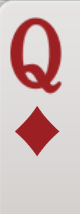
#> input picture phone_crops/hand/shot_001_c16_x1913.png, 80 x 214 px; its folder holds only this picture in this run
$ python recognize_phone.py --image phone_crops/hand/shot_001_c16_x1913.png
#> lines starting #> are read from the running program, lines starting #| are printed output that depends on the picture; after the words box and inside, x2 and y2 are one past the last pixel; in counts of white or black regions, pixels touching at a corner belong together
# -*- coding: utf-8 -*-
"""微乐五十K 记牌器 · 手机截图版识别（牌点-only，不分花色）

几何（2556x1179）：
  手牌带 y741-1055，字母带 y746-798，牌裁剪 [a-10,a+70]x[741,955] → (56,150)
  中央白框 y150..735（排除头像/气泡），框内顶带聚簇 → [a-6,a+50]x[top-2,top+108] → (44,96)
  牌点类别：3 4 5 6 7 8 9 T J Q K A 2 JK（两副牌每点8张，JK 4张）

用法：
  python recognize_phone.py                # 全部截图逐帧统计
  python recognize_phone.py --image xx.png # 单帧
"""
import argparse
import os
import cv2
import numpy as np

ROOT = os.path.dirname(os.path.abspath(__file__))
HAND_TPL = os.path.join(ROOT, "templates_phone", "hand")
CTR_TPL = os.path.join(ROOT, "templates_phone", "center")
SAMPLES = os.path.join(ROOT, "samples", "iphone")
DBG = os.path.join(ROOT, "debug_phone")

HAND_NORM = (56, 150)
CTR_NORM = (44, 96)
HAND_Y0, HAND_Y1 = 741, 1055
BAND = (746, 798)
HAND_X = (120, 2440)
PLAY_Y = (150, 735)
UI_BOXES = [(1619, 70, 102, 91), (2300, 273, 129, 129), (1592, 75, 129, 86)]
LADDER = (0.5, 0.6, 0.75, 0.9, 1.0, 1.15, 1.3)
HAND_LADDER = LADDER      # --device 时改 (1.0,)
CTR_LADDER = LADDER
HAND_ACCEPT = 0.60
CTR_ACCEPT = 0.55
RANKS = ["3", "4", "5", "6", "7", "8", "9", "T", "J", "Q", "K", "A", "2", "JK"]
BASE = {r: (4 if r == "JK" else 8) for r in RANKS}
RANK_CN = {"T": "10", "JK": "王"}


def imread_cn(p):
    return cv2.imdecode(np.fromfile(p, dtype=np.uint8), cv2.IMREAD_COLOR)


# [4 lines left out: function save_cn, not called in this run]


def load_templates(d, size):
    tpls = []
    if not os.path.isdir(d):
        return tpls
    for fn in sorted(os.listdir(d)):
        if not fn.endswith(".png"):
            continue
        cls = fn.split("_")[0]
        img = imread_cn(os.path.join(d, fn))
        if img is None:
            continue
        g = cv2.cvtColor(cv2.resize(img, size, interpolation=cv2.INTER_AREA), cv2.COLOR_BGR2GRAY)
        tpls.append((cls, g.astype(np.float32), fn))
    return tpls


def glyph_mask(bgr):
    g = cv2.cvtColor(bgr, cv2.COLOR_BGR2GRAY)
    b = bgr[:, :, 0].astype(int)
    r = bgr[:, :, 2].astype(int)
    return (g < 150) | ((r - b > 70) & (r > 110))


def clusters_from(cols_on, merge_gap, min_w, split_w=0, split_at=0):
    out = []
    start, gap = None, 0
    n = len(cols_on)
    for x, v in enumerate(cols_on):
        if v:
            if start is None:
                start = x
            gap = 0
        elif start is not None:
            gap += 1
            if gap >= merge_gap:
                if x - gap - start >= min_w:
                    out.append((start, x - gap))
                start = None
    if start is not None and n - 1 - start >= min_w:
        out.append((start, n - 1))
    if split_w:
        res = []
        for a, b in out:
            w = b - a
            if w > split_w:
                k = max(2, round(w / split_at))
                step = w / k
                for j in range(k):
                    res.append((int(a + j * step), int(a + (j + 1) * step)))
            else:
                res.append((a, b))
        out = res
    return out


# [34 lines left out: function classify, not called in this run]


def extract_hand(img, tpls, pad=10, scale_stats=None, winner_stats=None, ladder=None):
    gm = glyph_mask(img)
    cols = gm[BAND[0]:BAND[1]].sum(axis=0)
    cl = clusters_from(cols > 2, merge_gap=12, min_w=20)
    out = []
    for a, b in cl:
        if not (HAND_X[0] <= a and b <= HAND_X[1]):
            continue
        crop = img[HAND_Y0:HAND_Y0 + 214, max(0, a - 10):a + 70]
        if crop.shape[1] < 60:
            continue
        cls, s = classify(crop, tpls, HAND_NORM, HAND_ACCEPT, 30 * HAND_NORM[1] // 150, pad=pad,
                          scale_stats=scale_stats, winner_stats=winner_stats, ladder=ladder)
        out.append((cls, s, a))
    return out


# [30 lines left out: function extract_center, not called in this run]


def extract_center(img, tpls, pad=10, scale_stats=None, winner_stats=None, ladder=None,
                   avg_tpls=None):
    """avg_tpls 给定时走真机两级匹配：avg 全阶梯选 top-3 候选牌点（各记其最优
    尺度），再用候选牌点的全量模板在其 ±1 尺度邻域精配。"""
    wm = (img[:, :, 0] > 185) & (img[:, :, 1] > 185) & (img[:, :, 2] > 185)
    play = wm.copy()
    play[:PLAY_Y[0]] = False
    play[PLAY_Y[1]:] = False
    n, lab, stats, _ = cv2.connectedComponentsWithStats(play.astype(np.uint8), 8)
    out = []
    lad = ladder or LADDER
    for i in range(1, n):
        x, y, w, h, _a = stats[i]
        if w < 100 or h < 150:
            continue
        if any(abs(x - ux) < 8 and abs(y - uy) < 8 for ux, uy, _uw, _uh in UI_BOXES):
            continue
        box = img[y:y + h, x:x + w]
        gmb = glyph_mask(box)
        cols = gmb[:int(0.55 * h)].sum(axis=0)
        cl = clusters_from(cols > 2, merge_gap=6, min_w=15, split_w=58, split_at=56)
        for a, b in cl:
            sub = gmb[:, max(0, a - 4):b + 5]
            rows = np.where(sub.sum(axis=1) > 1)[0]
            if not len(rows):
                continue
            top = int(rows[0])
            crop = box[max(0, top - 2):top + 108, max(0, a - 6):a + 50]
            if crop.shape[0] < 60 or crop.shape[1] < 30:
                continue
            if avg_tpls is None:
                cls, s = classify(crop, tpls, CTR_NORM, CTR_ACCEPT,
                                  max(6, 12 * CTR_NORM[1] // 96), pad=pad,
                                  scale_stats=scale_stats, winner_stats=winner_stats,
                                  ladder=ladder)
            else:
                cls, s = classify_two_stage(crop, avg_tpls, tpls, CTR_NORM, CTR_ACCEPT,
                                            max(6, 12 * CTR_NORM[1] // 96), pad=pad, lad=lad)
            out.append((cls, s, x + a, y + top))
    return out


# [50 lines left out: function classify_two_stage, not called in this run]


def report(img, pad=10, scale_stats=None, winner_stats=None, ctr_avg_tpls=None,
           hand_ladder=None, ctr_ladder=None):
    hand = extract_hand(img, TPLS_HAND, pad=pad, scale_stats=scale_stats,
                        winner_stats=winner_stats if not isinstance(winner_stats, tuple) else winner_stats[0],
                        ladder=hand_ladder)
    ctr = extract_center(img, TPLS_CTR, pad=pad,
                         scale_stats=scale_stats,
                         winner_stats=winner_stats[1] if isinstance(winner_stats, tuple) else winner_stats,
                         ladder=ctr_ladder, avg_tpls=ctr_avg_tpls)
    hc = {}
    for cls, s, _x in hand:
        if cls != "?":
            hc[cls] = hc.get(cls, 0) + 1
    cc = {}
    for cls, s, _x, _y in ctr:
        if cls != "?":
            cc[cls] = cc.get(cls, 0) + 1
    total = sum(hc.values()) + sum(cc.values())
    over = [r for r in RANKS if hc.get(r, 0) + cc.get(r, 0) > BASE[r]]
    return hand, ctr, hc, cc, total, over


def fmt(counts):
    return " ".join(f"{RANK_CN.get(r, r)}x{c}" for r, c in sorted(counts.items(), key=lambda kv: RANKS.index(kv[0])))


if __name__ == "__main__":
    ap = argparse.ArgumentParser()
    ap.add_argument("--image", default="")
    ap.add_argument("--avg", action="store_true", help="用 templates_phone_avg 平均模板")
    ap.add_argument("--hand-tpl", default="", help="覆盖手牌模板目录")
    ap.add_argument("--center-tpl", default="", help="覆盖中央模板目录")
    ap.add_argument("--winners", default="", help="把每 crop 获胜模板文件名计数写到 JSON")
    ap.add_argument("--pad", type=int, default=10, help="NCC 平移搜索半径（归一化空间 px）")
    ap.add_argument("--half", action="store_true",
                    help="归一化减半 (28x75/22x48)——已验证退化，仅存档")
    ap.add_argument("--device", action="store_true",
                    help="模拟真机参数：手牌=平均模板+单尺度；中央=两级匹配")
    ap.add_argument("--stats", action="store_true", help="打印最优尺度直方图")
    args = ap.parse_args()
    if args.half:
        HAND_NORM = (28, 75)
        CTR_NORM = (22, 48)
    CTR_AVG = None
    if args.device:
        TPLS_HAND = load_templates(os.path.join(ROOT, "templates_phone_avg", "hand"), HAND_NORM)
        TPLS_CTR = load_templates(CTR_TPL, CTR_NORM)
        CTR_AVG = load_templates(os.path.join(ROOT, "templates_phone_avg", "center"), CTR_NORM)
        HAND_LADDER = (1.0,)
    else:
        hand_dir = args.hand_tpl or (os.path.join(ROOT, "templates_phone_avg", "hand") if args.avg else HAND_TPL)
        ctr_dir = args.center_tpl or (os.path.join(ROOT, "templates_phone_avg", "center") if args.avg else CTR_TPL)
        TPLS_HAND = load_templates(hand_dir, HAND_NORM)
#> in imread_cn, returned value is the input picture: shape (214, 80, 3); mean B, G, R 185.9, 186.5, 209.8
#> in load_templates, `g = cv2.cvtColor(cv2.resize(img, size, interpolation=cv2.INTER_AREA), ..`:
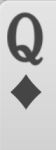
#> g: shape (150, 56); min 69, max 237, mean 193.2
#> TPLS_HAND = 1 item
        TPLS_CTR = load_templates(ctr_dir, CTR_NORM)
    STATS = {} if args.stats else None
    WIN_H = {} if args.winners else None
    WIN_C = {} if args.winners else None
    files = [args.image] if args.image else sorted(
        os.path.join(SAMPLES, f) for f in os.listdir(SAMPLES) if f.endswith(".png"))
    for p in files:
        img = imread_cn(p)
        if img is None:
            continue
        hand, ctr, hc, cc, total, over = report(img, pad=args.pad, scale_stats=STATS,
                                                winner_stats=(WIN_H, WIN_C) if WIN_H else None,
                                                ctr_avg_tpls=CTR_AVG,
                                                hand_ladder=HAND_LADDER)
#> in glyph_mask, `g = cv2.cvtColor(bgr, cv2.COLOR_BGR2GRAY)`:
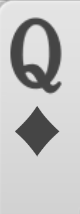
#> g: shape (214, 80); min 68, max 240, mean 193.2
#> in glyph_mask, `b = bgr[:, :, 0].astype(int)`:
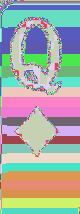
#> b: shape (214, 80) int64; 207 distinct labels, from 32 to 239; one colour per label, 0 black
#> in glyph_mask, `r = bgr[:, :, 2].astype(int)`:
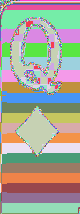
#> r: shape (214, 80) int64; 88 distinct labels, from 153 to 240; one colour per label, 0 black
#> in glyph_mask, `return (g < 150) | ((r - b > 70) & (r > 110))`:
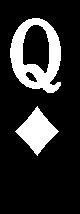
#> returned value: shape (214, 80) bool; 17.4% white; 2 white regions, box (x1, y1, x2, y2) and area: (10, 18, 61, 93) 1948, (15, 106, 59, 156) 1028
#> in extract_hand, `cols = gm[BAND[0]:BAND[1]].sum(axis=0)`: cols = 80 values from 0 to 0
#> in clusters_from, `n = len(cols_on)`: n = 80
#> the loop in clusters_from, `for x, v in enumerate(cols_on):` made 80 passes
#> after the loop in clusters_from, `for x, v in enumerate(cols_on):`: out = []
#> in extract_center, `wm = (img[:, :, 0] > 185) & (img[:, :, 1] > 185) & (img[:, :, 2] > 185)`:
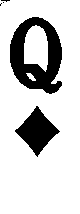
#> wm: shape (214, 80) bool; 80.9% white; 5 black regions (3 under 20 px), largest, box (x1, y1, x2, y2) and area: (10, 17, 62, 94) 2195, (15, 106, 60, 157) 1066
#> in extract_center, `play[:PLAY_Y[0]] = False`:
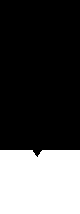
#> play: shape (214, 80) bool; 29.7% white; 1 white region, box (x1, y1, x2, y2) and area: (0, 150, 80, 214) 5085
#> in extract_center, `n, lab, stats, _ = cv2.connectedComponentsWithStats(play.astype(np.uin..`: n = 2; stats = [[0, 0, 80, 157, 12035], [0, 150, 80, 64, 5085]]
#> the loop in extract_center, `for i in range(1, n):` made 1 pass
#> (x, y, w, h) on pass 1: (0, 150, 80, 64)
#> after the loop in extract_center, `for i in range(1, n):`: out = []
#> after the loop in report, `for cls, s, _x in hand:`: hc = 0 items
#> in report, `total = sum(hc.values()) + sum(cc.values())`: total = 0
#> in report, `over = [r for r in RANKS if hc.get(r, 0) + cc.get(r, 0) > BASE[r]]`: over = []
#> hand = []; ctr = []; total = 0; over = []
        bad_h = sum(1 for c, s, _ in hand if c == "?")
#> bad_h = 0
        bad_c = sum(1 for c, s, _x, _y in ctr if c == "?")
#> bad_c = 0
        flag = " OVER!" if over else ""
#> flag = ''
        print(f"{os.path.basename(p)}: hand={len(hand)-bad_h}({bad_h}?) ctr={len(ctr)-bad_c}({bad_c}?) total={total}{flag}")
#| shot_001_c16_x1913.png: hand=0(0?) ctr=0(0?) total=0
        print(f"  手牌: {fmt(hc)}")
#|   手牌:
        print(f"  中央: {fmt(cc)}")
#|   中央:
        if over:
            print(f"  超基数: {over}")
    if STATS:
        print("尺度直方图:", dict(sorted(STATS.items())))
    if WIN_H is not None:
        import json
        with open(args.winners, "w", encoding="utf-8") as f:
            json.dump({"hand": WIN_H, "center": WIN_C}, f, ensure_ascii=False, indent=1)
        print(f"获胜模板计数 → {args.winners}")

$ run again, on phone_crops/hand/shot_002_c16_x1504.png
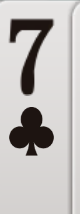
#> input picture phone_crops/hand/shot_002_c16_x1504.png, 80 x 214 px
#> in imread_cn, returned value is the input picture: shape (214, 80, 3); mean B, G, R 186.5, 188, 191.3
#> TPLS_HAND = 1 item
#> cols = 80 values from 0 to 0
#> in clusters_from, `n = len(cols_on)`: n = 80
#> the loop in clusters_from, `for x, v in enumerate(cols_on):` made 80 passes
#> after the loop in clusters_from, `for x, v in enumerate(cols_on):`: out = []
#> wm: shape (214, 80) bool; 80.8% white; 6 black regions (3 under 20 px), largest, box (x1, y1, x2, y2) and area: (9, 18, 54, 96) 1424, (9, 107, 54, 156) 1346, (69, 5, 76, 214) 507
#> play: shape (214, 80) bool; 28.4% white; 2 white regions, box (x1, y1, x2, y2) and area: (0, 150, 69, 214) 4351, (72, 150, 80, 214) 512
#> in extract_center, `n, lab, stats, _ = cv2.connectedComponentsWithStats(play.astype(np.uin..`:
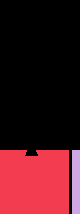
#> lab: shape (214, 80) int32; 3 distinct labels, from 0 to 2; one colour per label, 0 black
#> in extract_center, `n, lab, stats, _ = cv2.connectedComponentsWithStats(play.astype(np.uin..`: n = 3; stats = [[0, 0, 80, 214, 12257], [0, 150, 69, 64, 4351], [72, 150, 8, 64, 512]]
#> the loop in extract_center, `for i in range(1, n):` made 2 passes
#> (x, y, w, h) on passes 1 to 2: (0, 150, 69, 64), (72, 150, 8, 64)
#> after the loop in extract_center, `for i in range(1, n):`: out = []
#> after the loop in report, `for cls, s, _x in hand:`: hc = 0 items
#> in report, `total = sum(hc.values()) + sum(cc.values())`: total = 0
#> in report, `over = [r for r in RANKS if hc.get(r, 0) + cc.get(r, 0) > BASE[r]]`: over = []
#> `hand, ctr, hc, cc, total, over = report(img, pad=args.pad, scale_stats..`: total = 0; over = []
#> bad_h = 0
#> flag = ''
#| shot_002_c16_x1504.png: hand=0(0?) ctr=0(0?) total=0
#|   手牌:
#|   中央:
